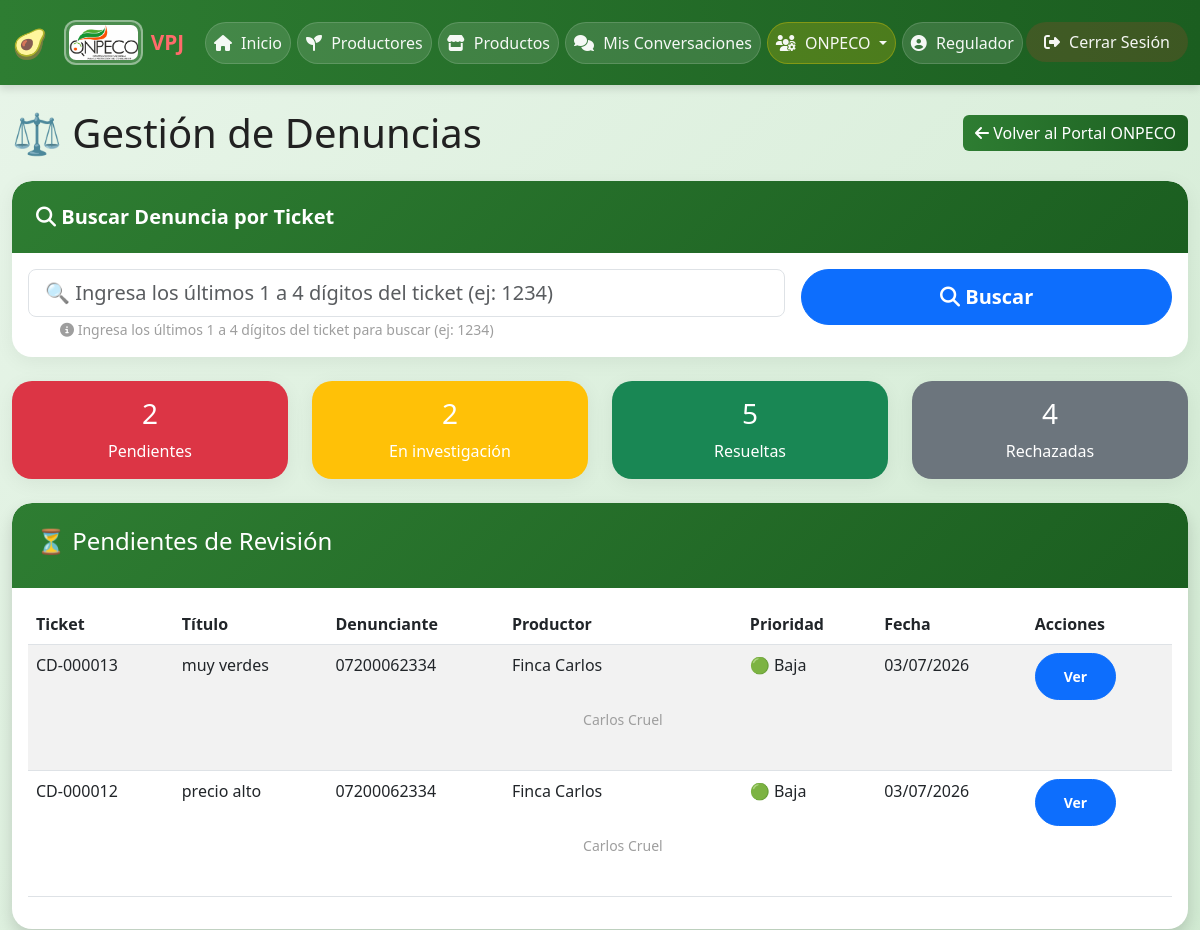
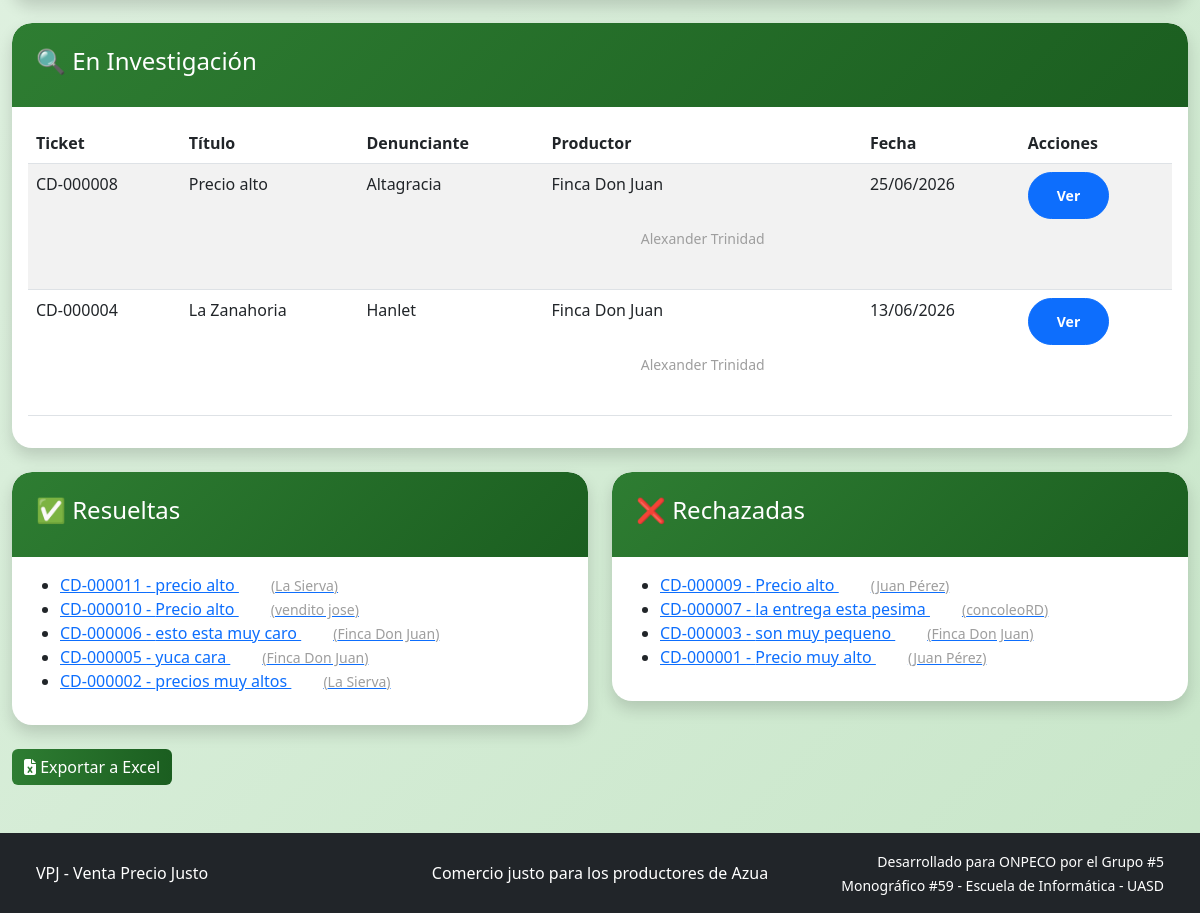
The page /denuncias/lista/ (signed in) on the database its author committed (2 pictures, top to bottom).
### apps/complaints/models.py (models this page shows, shortened)
class Complaint(models.Model):
    STATUS_CHOICES = (
        ('pending', 'Pendiente'),
        ('investigating', 'En investigación'),
        ('resolved', 'Resuelto'),
        ('rejected', 'Rechazado'),
    )
    PRIORITY_CHOICES = (
        ('low', 'Baja'),
        ('medium', 'Media'),
        ('high', 'Alta'),
    )
    TYPE_CHOICES = (
        ('price', 'Precio abusivo'),
        ('quality', 'Calidad del producto'),
        ('delivery', 'Problema con entrega'),
        ('other', 'Otro'),
    )
    complainant = models.ForeignKey(
        settings.AUTH_USER_MODEL,
        on_delete=models.CASCADE,
        related_name='complaints_made',
        help_text="Usuario que realiza la denuncia"
    )
    complained_against = models.ForeignKey(
        settings.AUTH_USER_MODEL,
        on_delete=models.CASCADE,
        related_name='complaints_received',
        help_text="Usuario denunciado (productor o suplidor)"
    )
    producto = models.ForeignKey(
        'marketplace.Product',
        on_delete=models.SET_NULL,
        null=True,
        blank=True,
        related_name='denuncias',
        help_text="Producto relacionado con la denuncia (opcional)"
    )
    ticket_number = models.CharField(
        max_length=20,
        unique=True,
        blank=True,
        help_text="Número de ticket único de seguimiento (ej: CD-000001)"
    )
    title = models.CharField(
        max_length=200,
        help_text="Título breve de la denuncia"
    )
    complaint_type = models.CharField(
        max_length=20,
        choices=TYPE_CHOICES,
        default='other',
        help_text="Tipo de denuncia"
    )
    description = models.TextField(
        help_text="Descripción detallada de la denuncia"
    )
    status = models.CharField(
        max_length=20,
        choices=STATUS_CHOICES,
        default='pending',
        help_text="Estado actual de la denuncia"
    )
    priority = models.CharField(
        max_length=10,
        choices=PRIORITY_CHOICES,
        default='medium',
        help_text="Nivel de prioridad de la denuncia"
    )
    created_at = models.DateTimeField(
        auto_now_add=True,
        help_text="Fecha y hora de creación de la denuncia"
    )
    updated_at = models.DateTimeField(
        auto_now=True,
        help_text="Fecha y hora de la última actualización"
    )

### apps/users/models.py (models this page shows, shortened)
class User(AbstractUser):
    ROLES = (
        ('productor', 'Productor'),
        ('consumidor', 'Consumidor'),
        ('suplidor', 'Suplidor'),
        ('regulador', 'Regulador'),
        ('acopio', 'Centro de Acopio'),
    )
    NIVELES_REPUTACION = (
        ('excelente', '🌟 Excelente - Productor ejemplar'),
        ('bueno', '👍 Bueno - Cumple con lo pactado'),
        ('regular', '⚠️ Regular - Presenta quejas ocasionales'),
        ('malo', '👎 Malo - Múltiples quejas justificadas'),
        ('critico', '🚨 Crítico - Riesgo para consumidores'),
    )
    role = models.CharField(
        max_length=20,
        choices=ROLES,
        default='consumidor',
        help_text="Rol del usuario en el sistema VPJ"
    )
    phone = models.CharField(
        max_length=15,
        blank=True,
        null=True,
        help_text="Número de teléfono del usuario"
    )
    address = models.TextField(
        blank=True,
        null=True,
        help_text="Dirección física del usuario o negocio"
    )
    business_name = models.CharField(
        max_length=100,
        blank=True,
        null=True,
        help_text="Nombre del negocio o finca (para productores/suplidores)"
    )
    is_approved = models.BooleanField(
        default=False,
        help_text="Indica si el productor/suplidor ha sido aprobado por ONPECO"
    )
    is_profile_public = models.BooleanField(
        default=True,
        help_text="Si es True, el perfil público es visible para todos. Si es False, solo el productor y ONPECO pueden verlo."
    )
    reputacion_actual = models.CharField(
        max_length=20,
        choices=NIVELES_REPUTACION,
        default='bueno',
        blank=True,
        null=True,
        help_text="Nivel de reputación asignado por ONPECO"
    )
    must_change_password = models.BooleanField(
        default=False,
        help_text="Indica si el usuario debe cambiar su contraseña al iniciar sesión (contraseña temporal)"
    )
    def get_full_name(self):
        if self.first_name and self.last_name:
            return f"{self.first_name} {self.last_name}"
        elif self.first_name:
            return self.first_name
        elif self.last_name:
            return self.last_name
        return self.username  # Si no tiene nombre, muestra la cédula

### apps/complaints/views.py (the view)
# urls.py: path('lista/', views.lista_denuncias, name='lista_denuncias'),
@onpeco_required
def lista_denuncias(request):
    busqueda_ticket = request.GET.get('busqueda', '').strip()
    todas_las_denuncias = Complaint.objects.all().order_by('-created_at')
    if busqueda_ticket and len(busqueda_ticket) >= 1:
        todas_las_denuncias = todas_las_denuncias.filter(
            ticket_number__endswith=busqueda_ticket
        )
        if not todas_las_denuncias.exists():
            messages.info(request, f'🔍 No se encontraron denuncias que terminen en "{busqueda_ticket}"')
    denuncias_pendientes = todas_las_denuncias.filter(status='pending')
    denuncias_investigando = todas_las_denuncias.filter(status='investigating')
    denuncias_resueltas = todas_las_denuncias.filter(status='resolved')
    denuncias_rechazadas = todas_las_denuncias.filter(status='rejected')
    print(f"📊 Estadísticas de denuncias - ONPECO:")
    print(f"   Pendientes: {denuncias_pendientes.count()}")
    print(f"   En investigación: {denuncias_investigando.count()}")
    print(f"   Resueltas: {denuncias_resueltas.count()}")
    print(f"   Rechazadas: {denuncias_rechazadas.count()}")
    print(f"   Total: {todas_las_denuncias.count()}")
    if busqueda_ticket:
        print(f"   🔍 Búsqueda: '{busqueda_ticket}'")
    context = {
        'pendientes': denuncias_pendientes,
        'investigando': denuncias_investigando,
        'resueltas': denuncias_resueltas,
        'rechazadas': denuncias_rechazadas,
        'busqueda': busqueda_ticket,
    }
    return render(request, 'complaints/lista_denuncias.html', context)

### templates/complaints/lista_denuncias.html (shortened to what this page needs)
{% extends 'base/base.html' %}
{% block content %}
<div class="d-flex justify-content-between align-items-center mb-4">
    <h1 class="mb-0">⚖️ Gestión de Denuncias</h1>
    <div>
        <a href="{% url 'complaints:portal_onpeco' %}" class="btn btn-success">
            <i class="fas fa-arrow-left"></i> Volver al Portal ONPECO
        </a>
    </div>
</div>
<div class="card mb-4 border-primary">
    <div class="card-header bg-primary text-white">
        <h5 class="mb-0"><i class="fas fa-search"></i> Buscar Denuncia por Ticket</h5>
    </div>
    <div class="card-body">
        <form method="GET" action="{% url 'complaints:lista_denuncias' %}" class="row g-3">
            <div class="col-md-8">
                <input type="text"
                       name="busqueda"
                       id="busqueda"
                       class="form-control form-control-lg"
                       placeholder="🔍 Ingresa los últimos 1 a 4 dígitos del ticket (ej: 1234)"
                       value="{{ busqueda|default:'' }}"
                       maxlength="4"
                       pattern="[0-9]{1,4}"
                       title="Ingresa 1 a 4 dígitos"
                       autofocus>
                <small class="text-muted">
                    <i class="fas fa-info-circle"></i>
                    {% if busqueda %}
                        Mostrando resultados para: <strong>"{{ busqueda }}"</strong>
                    {% else %}
                        Ingresa los últimos 1 a 4 dígitos del ticket para buscar (ej: 1234)
                    {% endif %}
                </small>
            </div>
            <div class="col-md-4">
                <div class="d-flex gap-2">
                    <button type="submit" class="btn btn-primary btn-lg flex-grow-1">
                        <i class="fas fa-search"></i> Buscar
                    </button>
                </div>
            </div>
        </form>
    </div>
</div>
<div class="row mb-4">
    <div class="col-md-3">
        <div class="card text-white bg-danger">
            <div class="card-body text-center">
                <h3>{{ pendientes.count }}</h3>
                <p class="mb-0">Pendientes</p>
            </div>
        </div>
    </div>
    <div class="col-md-3">
        <div class="card text-white bg-warning">
            <div class="card-body text-center">
                <h3>{{ investigando.count }}</h3>
                <p class="mb-0">En investigación</p>
            </div>
        </div>
    </div>
    <div class="col-md-3">
        <div class="card text-white bg-success">
            <div class="card-body text-center">
                <h3>{{ resueltas.count }}</h3>
                <p class="mb-0">Resueltas</p>
            </div>
        </div>
    </div>
    <div class="col-md-3">
        <div class="card text-white bg-secondary">
            <div class="card-body text-center">
                <h3>{{ rechazadas.count }}</h3>
                <p class="mb-0">Rechazadas</p>
            </div>
        </div>
    </div>
</div>
<div class="card shadow mb-4">
    <div class="card-header bg-warning">
        <h4>⏳ Pendientes de Revisión</h4>
    </div>
    <div class="card-body">
        {% if pendientes %}
        <table class="table table-striped">
            <thead>
                <tr>
                    <th>Ticket</th>
                    <th>Título</th>
                    <th>Denunciante</th>
                    <th>Productor</th>
                    <th>Prioridad</th>
                    <th>Fecha</th>
                    <th>Acciones</th>
                </tr>
            </thead>
            <tbody>
                {% for d in pendientes %}
                <tr>
                    <td>{{ d.ticket_number }}</td>
                    <td>{{ d.title|truncatechars:40 }}</td>
                    <td>{{ d.complainant.get_full_name|default:d.complainant.username }}</td>
                    <td>
                        {% if d.complained_against %}
                            {{ d.complained_against.business_name|default:d.complained_against.get_full_name }}
                            {% if d.complained_against.business_name %}
                                <small class="text-muted d-block">{{ d.complained_against.get_full_name }}</small>
                            {% endif %}
                        {% else %}
                            <span class="text-muted">No especificado</span>
                        {% endif %}
                    </td>
                    <td>{% if d.priority == 'high' %}🔴 Alta{% elif d.priority == 'medium' %}🟡 Media{% else %}🟢 Baja{% endif %}</td>
                    <td>{{ d.created_at|date:"d/m/Y" }}</td>
                    <td><a href="{% url 'complaints:detalle_denuncia' d.id %}" class="btn btn-sm btn-primary">Ver</a></td>
                </tr>
                {% endfor %}
            </tbody>
        </table>
        {% else %}
        <p class="text-muted">No hay denuncias pendientes.</p>
        {% endif %}
    </div>
</div>
<div class="card shadow mb-4">
    <div class="card-header bg-info text-white">
        <h4>🔍 En Investigación</h4>
    </div>
    <div class="card-body">
        {% if investigando %}
        <table class="table table-striped">
            <thead>
                <tr>
                    <th>Ticket</th>
                    <th>Título</th>
                    <th>Denunciante</th>
                    <th>Productor</th>
                    <th>Fecha</th>
                    <th>Acciones</th>
                </tr>
            </thead>
            <tbody>
                {% for d in investigando %}
                <tr>
                    <td>{{ d.ticket_number }}</td>
                    <td>{{ d.title|truncatechars:40 }}</td>
                    <td>{{ d.complainant.get_full_name|default:d.complainant.username }}</td>
                    <td>
                        {% if d.complained_against %}
                            {{ d.complained_against.business_name|default:d.complained_against.get_full_name }}
                            {% if d.complained_against.business_name %}
                                <small class="text-muted d-block">{{ d.complained_against.get_full_name }}</small>
                            {% endif %}
                        {% else %}
                            <span class="text-muted">No especificado</span>
                        {% endif %}
                    </td>
                    <td>{{ d.created_at|date:"d/m/Y" }}</td>
                    <td><a href="{% url 'complaints:detalle_denuncia' d.id %}" class="btn btn-sm btn-primary">Ver</a></td>
                </tr>
                {% endfor %}
            </tbody>
        </table>
        {% else %}
        <p class="text-muted">No hay denuncias en investigación.</p>
        {% endif %}
    </div>
</div>
<div class="row">
    <div class="col-md-6">
        <div class="card shadow">
            <div class="card-header bg-success text-white">
                <h4>✅ Resueltas</h4>
            </div>
            <div class="card-body">
                {% if resueltas %}
                <ul>
                    {% for d in resueltas|slice:":5" %}
                    <li>
                        <a href="{% url 'complaints:detalle_denuncia' d.id %}">
                            {{ d.ticket_number }} - {{ d.title|truncatechars:30 }}
                            {% if d.complained_against %}
                                <span class="text-muted small">({{ d.complained_against.business_name|default:d.complained_against.get_full_name }})</span>
                            {% endif %}
                        </a>
                    </li>
                    {% endfor %}
                </ul>
                {% else %}
                <p class="text-muted">No hay denuncias resueltas.</p>
                {% endif %}
            </div>
        </div>
    </div>
    <div class="col-md-6">
        <div class="card shadow">
            <div class="card-header bg-danger text-white">
                <h4>❌ Rechazadas</h4>
            </div>
            <div class="card-body">
                {% if rechazadas %}
                <ul>
                    {% for d in rechazadas|slice:":5" %}
                    <li>
                        <a href="{% url 'complaints:detalle_denuncia' d.id %}">
                            {{ d.ticket_number }} - {{ d.title|truncatechars:30 }}
                            {% if d.complained_against %}
                                <span class="text-muted small">({{ d.complained_against.business_name|default:d.complained_against.get_full_name }})</span>
                            {% endif %}
                        </a>
                    </li>
                    {% endfor %}
                </ul>
                {% else %}
                <p class="text-muted">No hay denuncias rechazadas.</p>
                {% endif %}
            </div>
        </div>
    </div>
</div>
<div class="mt-4">
    <a href="{% url 'complaints:exportar_denuncias_excel' %}" class="btn btn-success">
        <i class="fas fa-file-excel"></i> Exportar a Excel
    </a>
</div>
{% endblock %}

### rows shown on the page
Complaint: ticket_number "CD-000013", title "muy verdes", complainant.get_full_name "07200062334", complained_against.business_name "Finca Carlos", complained_against.get_full_name "Carlos Cruel", priority "🟢 Baja", created_at "03/07/2026"
Complaint: ticket_number "CD-000012", title "precio alto", complainant.get_full_name "07200062334", complained_against.business_name "Finca Carlos", complained_against.get_full_name "Carlos Cruel", priority "🟢 Baja", created_at "03/07/2026"
Complaint: ticket_number "CD-000008", title "Precio alto", complainant.get_full_name "Altagracia", complained_against.business_name "Finca Don Juan", complained_against.get_full_name "Alexander Trinidad", created_at "25/06/2026"
Complaint: ticket_number "CD-000004", title "La Zanahoria", complainant.get_full_name "Hanlet", complained_against.business_name "Finca Don Juan", complained_against.get_full_name "Alexander Trinidad", created_at "13/06/2026"
Complaint: ticket_number "CD-000011", title "precio alto", complained_against.business_name "La Sierva"
Complaint: ticket_number "CD-000010", title "Precio alto", complained_against.business_name "vendito jose"
Complaint: ticket_number "CD-000006", title "esto esta muy caro", complained_against.business_name "Finca Don Juan"
Complaint: ticket_number "CD-000005", title "yuca cara", complained_against.business_name "Finca Don Juan"
Complaint: ticket_number "CD-000002", title "precios muy altos", complained_against.business_name "La Sierva"
Complaint: ticket_number "CD-000009", title "Precio alto", complained_against.business_name "Juan Pérez"
Complaint: ticket_number "CD-000007", title "la entrega esta pesima", complained_against.business_name "concoleoRD"
Complaint: ticket_number "CD-000003", title "son muy pequeno", complained_against.business_name "Finca Don Juan"
Complaint: ticket_number "CD-000001", title "Precio muy alto", complained_against.business_name "Juan Pérez"

### other values the page prints
{{ pendientes.count }} "2"
{{ investigando.count }} "2"
{{ resueltas.count }} "5"
{{ rechazadas.count }} "4"
